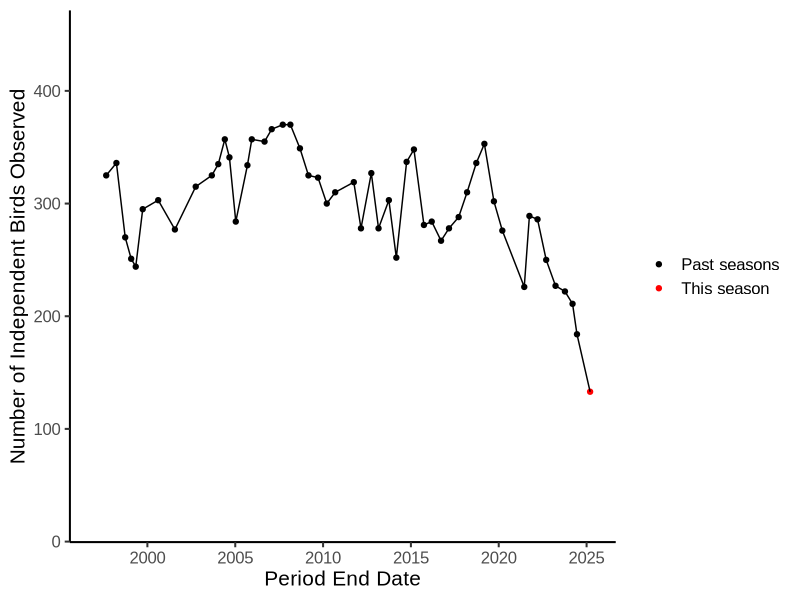

Write the R code that produced this figure.
# Population density plot for Cousin - Chuen 28/04/2025
library(tidyverse)
library(ggthemes)


PopDenCN <- read_tsv("PopDenCN.tsv") # update PopDenCN.tsv and make sure path is correct

PopDenCNplot <- ggplot(PopDenCN, aes(PEnd,IndependentBirds)) + # x = End of FP, y=Independent birds
  geom_point(aes(colour=Pcolor)) + # colour by the most recent season
  geom_line()  + 
  xlab("Period End Date") + 
  ylab("Number of Independent Birds Observed") + 
  ylim(21,450) + 
  scale_x_date(limits=c(as.Date( "1997-01-01", "%Y-%m-%d"), 
                        as.Date("2025-04-01", "%Y-%m-%d")), 
               date_breaks = "5 years", date_labels = "%Y") + # Limit the x-axis and split by 5 year period - make sure to change the numbers
  theme_tufte(base_size = 15, base_family = "Arial") + 
  theme(axis.line = element_line(colour = "black", linetype=1)) +
  scale_color_manual(values = c("black","red")) +
  theme(legend.title=element_blank())

print(PopDenCNplot)
